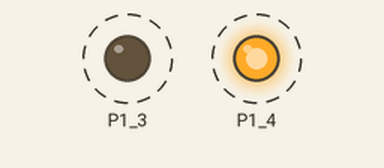
Simulated run of this sketch. Board: TI MSP430 LaunchPad. On the bench: output pins drawn as LEDs (lit = HIGH). Dashed ring = blinking.

Above: at 0.12 s.
Timing chart, 0 to 3.0 s (numbered marks = the images above):
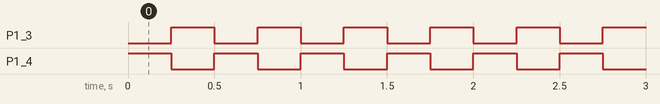

The sketch:

rgb.ino
```cpp
int flip = 1;

void setup()
{
    Serial.begin(9600);
    pinMode(P1_4, OUTPUT);
    pinMode(P1_3, OUTPUT);
    digitalWrite(P1_4, HIGH);
    digitalWrite(P1_3, LOW);
}

void loop()
{
    if(flip)
    {
        digitalWrite(P1_4, HIGH);
        digitalWrite(P1_3, LOW);
        flip = 0;
    }else
    {
        digitalWrite(P1_3, HIGH);
        digitalWrite(P1_4, LOW);
        flip = 1;
    }
    delay(250);
}
```

Measured:
- by itself, P1_3, P1_4: alternates HIGH for 0.25 s and LOW for 0.25 s
